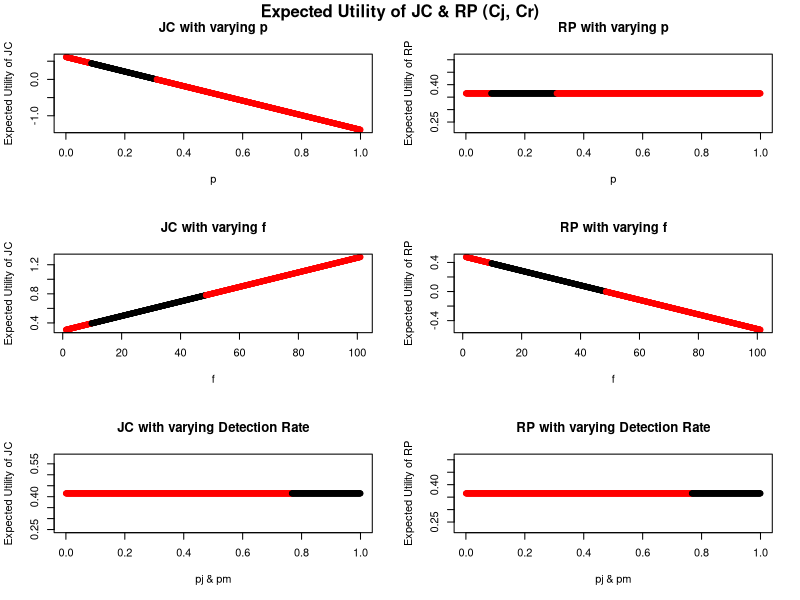
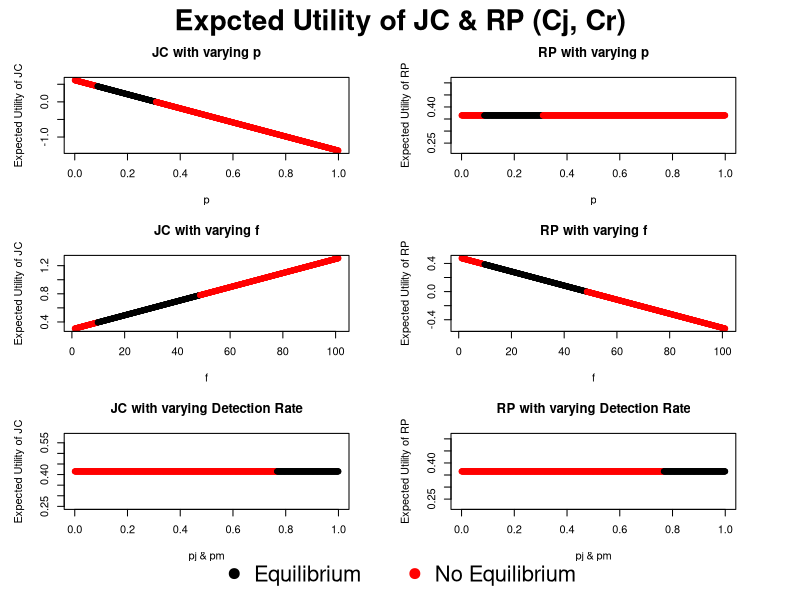

Here is the R script that generated these plots, in order:
#Nick Troutman
print("RUNNING Financial Analysis of Modicum\n")

UtilityInequalities <- function(p,r,b,c,cd,cj,pj,pm, q, zc, zd)
{
  #Get utility values
  #CC
  #JCcc = -r*(1-zc) +q*b -p*(cj+(1-q)*pj*(1-pm)*f) #old
  JCcc = q*(b-r) + (1-q)*f - p*cj
  
  #RPcc = r*(1-zc)-c-zc*f #old
  RPcc = q*r -(1-q) *f -c 
  
  #CD
#  JCcd = -r*(1-zd)-p*(cj+pj*(1-pm) *f)
  JCcd = -(1-p*pj)* + p*pj*f - p*cj
  
 # RPcd = -cd + r*(1-zd) - zd*f
  RPcd = (1-p*pj) * r - p*pj *f -cd
  
  #DC
#  JCdc = q*b - (r+f)*pm
 JCdc = q*(b+(1-pm)*f-pm*(f+r))+(1-q)*f
#  RPdc= -c+r*((1-q)*(1-pm)+q*pm)-f*(q*(1-pm)+(1-q)*pm)
 RPdc =  q*(pm*(f+r)-(1-pm)*f)-(1-q)*f  
  
  #DD
#  JCdd = -(r+f)*(1-pm)
 JCdd  = -(r+f)*(1-pm)
  
 # RPdd =  -cd -f *pm
  RPdd = -(r+f)*(1-pm)
  #Inequalities
  valid=1
  
  #JCcd & JCcc >0
  if (JCcc<0)
  {valid=0}
  #if (JCcd<0)
  #{valid=0}
  
  #JCdc<JCcc
  if (JCdc>JCcc)
  {valid=0}
  #JCdd < JCcd
  if (JCdd > 0)
  {valid=0}
  
  #RPcc>0
  if (RPcc < 0)
  {valid=0}
  #RPcd < RPcc
  if (RPcd>RPcc)
  {valid=0}
  #RPdd < RPdc
  if (RPdd > RPcc)
  {valid=0}
  if(JCdd > JCcc)
  {valid=0}
  
  
  return(valid)
}

#variables
p0 = 0.1
r0=1.5
f0=r0*8
b0=2
c0=1
cd0=0.1
cj0 = 2*c0
pj0=0.9
pm0=0.9
q0=0.99
zc0 = p0*(1-q0)*pj0*pm0
zd0 = p0*pj0*pm0


#variables
p = p0
r=r0
f=f0
b=b0
c=c0
cd=cd0
cj = cj0
pj=pj0
pm=pm0
q=q0
zc = p*(1-q)*pj*pm
zd = p*pj*pm


#Utility Functions

JCcc = q*(b-r) + (1-q)*f - p*cj

#RPcc = r*(1-zc)-c-zc*f #old
RPcc = q*r -(1-q) *f -c

#CD
#  JCcd = -r*(1-zd)-p*(cj+pj*(1-pm) *f)
JCcd = -(1-p*pj)* + p*pj*f - p*cj

# RPcd = -cd + r*(1-zd) - zd*f
RPcd = (1-p*pj) * r - p*pj *f -cd

#DC
#  JCdc = q*b - (r+f)*pm
JCdc = q*(b+(1-pm)*f-pm*(f+r))+(1-q)*f
#  RPdc= -c+r*((1-q)*(1-pm)+q*pm)-f*(q*(1-pm)+(1-q)*pm)
RPdc =  q*(pm*(f+r)-(1-pm)*f)-(1-q)*f  

#DD
#  JCdd = -(r+f)*(1-pm)
JCdd  = -(r+f)*(1-pm)

# RPdd =  -cd -f *pm
RPdd = -(r+f)*(1-pm)


#Check for profit and Nash Points

if (JCcc>0){
  print(paste0("JCcc = ", JCcc))
}else{
  print("ERORR JCcc<0")
}

if (JCcc>JCdc){
  print("JC Nash Point")
}else {print("ERROR, JC not Nash Point")}

if (RPcc>0)
{
  print(paste0("RPcc = ",RPcc))
} else {print("Error, RPcc<0")}

if (RPcc>RPcd)
{
  print("RP Nash Point")
}else{ print("ERROR, RP not NASH POINT")}

valid = UtilityInequalities(p,r,b,c,cd,cj,pj,pm,q,zc,zd)
print("VALIDITY:")
print(valid)



#Vary values to create graphs

#p, probability of checking

p2 = (1:1001)/ 1000 - 0.001
resultp2 = 1:1001
resultp2r = 1:1001
p2valid=1:1001

for (i in 1:1001)
{
  zc = p2[i]*(1-q)*pj*pm
  zd = p2[i]*pj*pm
  p = p2[i]
  resultp2[i]= q*(b-r) + (1-q)*f - p*cj
  resultp2r[i] =  q*r -(1-q) *f -c
  
  p2valid[i] = UtilityInequalities(p,r,b,c,cd,cj,pj,pm, q, zc, zd)
  
}

#variables
p = p0
r=r0
f=f0
b=b0
c=c0
cd=cd0
cj = cj0
pj=pj0
pm=pm0
q=q0
zc = p*(1-q)*pj*pm
zd = p*pj*pm

#vary fine
fine2 = (1:1001)/ 10  +0.98
fine2j = 1:1001
fine2r = 1:1001
fine2valid = 1:1001

for (i in 1:1001)
{

  f=fine2[i]
  fine2j[i]= q*(b-r) + (1-q)*f - p*cj
  fine2r[i] =  q*r -(1-q) *f -c
  fine2valid[i] = UtilityInequalities(p,r,b,c,cd,cj,pj,pm, q, zc, zd)
  }


#variables
#variables
p = p0
r=r0
f=f0
b=b0
c=c0
cd=cd0
cj = cj0
pj=pj0
pm=pm0
q=q0
zc = p*(1-q)*pj*pm
zd = p*pj*pm

#vary detection rate
d2 = (1:1001)/ 1000 - 0.001
d2j = 1:1001
d2r = 1:1001
d2valid = 1:1001

for (i in 1:1001)
{
  
  pj=d2[i]
  pm=d2[i]
  zc = p*(1-q)*pj*pm
  zd = p*pj*pm
  
  d2j[i]= q*(b-r) + (1-q)*f - p*cj
  d2r[i] = q*r -(1-q) *f -c

  d2valid[i]=  UtilityInequalities(p,r,b,c,cd,cj,pj,pm, q, zc, zd)
  }

#Create Inequality Comparison

DFp2 = data.frame("Probability" = p2,"JC" = resultp2, "RP"= resultp2r,   "RedBlack" = p2valid)
DFfine2 = data.frame("Fine" = fine2,"JC" = fine2j, "RP" = fine2r, "RedBlack" = fine2valid)
DFd2 = data.frame("Detection" = d2, "JC" = d2j,"RP" = d2r, "RedBlack" = d2valid)

par(mfrow=c(3,2))
plot(DFp2$Probability, DFp2$JC, col=ifelse(DFp2$RedBlack==1,'black','red'),pch=19, main="JC with varying p", xlab="p", ylab="Expected Utility of JC")
plot(DFp2$Probability, DFp2$RP, col=ifelse(DFp2$RedBlack==1,'black','red'),pch=19, main="RP with varying p", xlab="p", ylab="Expected Utility of RP")
plot(DFfine2$Fine, DFfine2$JC, col=ifelse(DFfine2$RedBlack==1,'black','red'),pch=19,  main="JC with varying f", xlab="f", ylab="Expected Utility of JC")
plot(DFfine2$Fine, DFfine2$RP, col=ifelse(DFfine2$RedBlack==1,'black','red'),pch=19, main="RP with varying f", xlab="f", ylab="Expected Utility of RP")
plot(DFd2$Detection, DFd2$JC, col=ifelse(DFd2$RedBlack==1,'black','red'),pch=19, main="JC with varying Detection Rate", xlab="pj & pm", ylab= "Expected Utility of JC")
plot(DFd2$Detection ,DFd2$RP, col=ifelse(DFd2$RedBlack==1,'black','red'),pch=19, main="RP with varying Detection Rate", xlab="pj & pm", ylab="Expected Utility of RP")
mtext(font=2, "Expected Utility of JC & RP (Cj, Cr)", side = 3, line = -1.5, outer = TRUE)


dev.off()
#V2 plot
  
  m <- matrix(c(1,2,3,4,5,6),nrow = 3,ncol = 2,byrow = TRUE)

layout(mat = m,heights = c(0.5,0.5,0.5), width = c(1,1))
margins = 0.51
par(oma=c(3,1,2.,1), mai=c(margins,margins,margins,margins)) #Change individual plot margins
plot(DFp2$Probability, DFp2$JC, col=ifelse(DFp2$RedBlack==1,'black','red'),pch=19, main="JC with varying p", xlab="p", ylab="Expected Utility of JC")
plot(DFp2$Probability, DFp2$RP, col=ifelse(DFp2$RedBlack==1,'black','red'),pch=19, main="RP with varying p", xlab="p", ylab="Expected Utility of RP")
plot(DFfine2$Fine, DFfine2$JC, col=ifelse(DFfine2$RedBlack==1,'black','red'),pch=19,  main="JC with varying f", xlab="f", ylab="Expected Utility of JC")
plot(DFfine2$Fine, DFfine2$RP, col=ifelse(DFfine2$RedBlack==1,'black','red'),pch=19, main="RP with varying f", xlab="f", ylab="Expected Utility of RP")
plot(DFd2$Detection, DFd2$JC, col=ifelse(DFd2$RedBlack==1,'black','red'),pch=19, main="JC with varying Detection Rate", xlab="pj & pm", ylab= "Expected Utility of JC")
plot(DFd2$Detection ,DFd2$RP, col=ifelse(DFd2$RedBlack==1,'black','red'),pch=19, main="RP with varying Detection Rate", xlab="pj & pm", ylab="Expected Utility of RP")

plot_colors <- c("black", "red")
#legend(x = "bottom",inset = c(-4,-0.5),  legend = c("Nash Equilibrium Point", "Not Equilibrium"),  col=plot_colors, lwd=6, cex=.8, horiz = TRUE, xpd=TRUE)


par(fig = c(0, 1, 0, 1), oma = c(0, 0, 0, 0), mar = c(0, 0, 0, 0), new = TRUE)
plot(0, 0, type = "n", bty = "n", xaxt = "n", yaxt = "n")
legend("bottom", c("Equilibrium", "No Equilibrium"), xpd = TRUE, horiz = TRUE, inset = c(0, 0), bty = "n", pch = c(19), col = plot_colors, cex = 2)
mtext(font=2, cex=1.7, "Expcted Utility of JC & RP (Cj, Cr)", side = 3, line = -2.5, outer = TRUE)

#1=red
#2=Black

#split into sepearte csv file
Detection <-split(DFd2, f = DFd2$RedBlack)
Fine <-split(DFfine2, f=DFfine2$RedBlack)
Probability <-split(DFp2, f=DFp2$RedBlack)

#write to csv

write.csv(Detection[1], file="DetectionRed.csv", row.names = FALSE)
write.csv(Detection[2], file="DetectionBlack.csv", row.names = FALSE)


write.csv(Fine[1], file="FineRed.csv", row.names = FALSE)
write.csv(Fine[2], file="FineBlack.csv", row.names = FALSE)


write.csv(Probability[1], file="ProbabilityRed.csv", row.names = FALSE)
write.csv(Probability[2], file="ProbabilityBlack.csv", row.names = FALSE)
